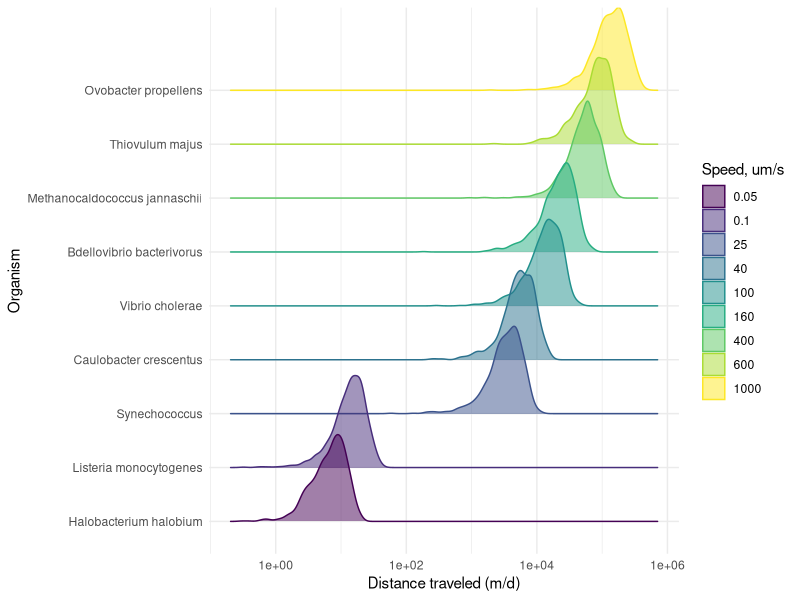
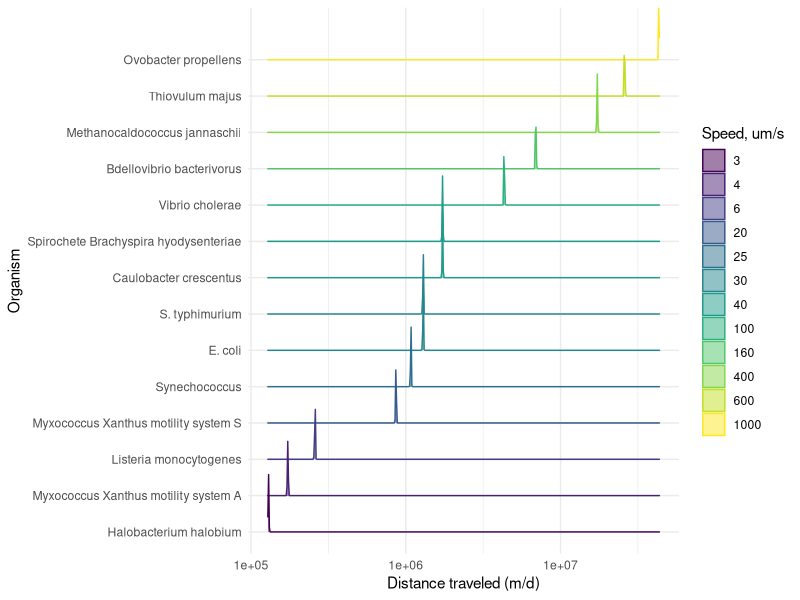
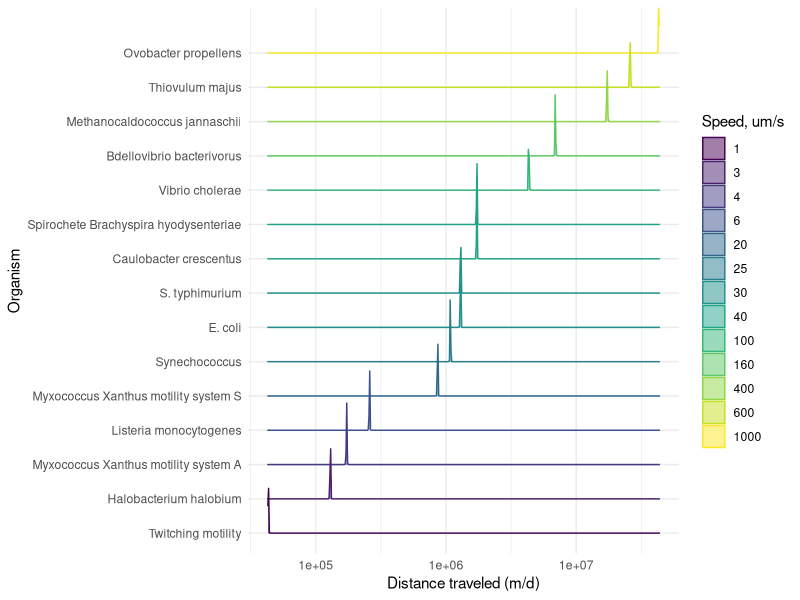
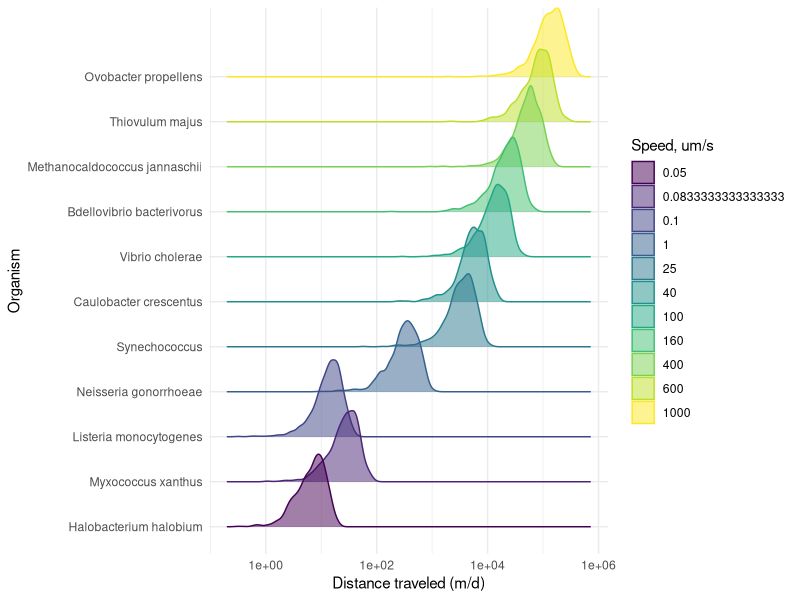

R code for these plots, in order:
library(tidyverse)
library(ggridges)


movements <- read_csv("./movement_rates.csv")

random_distributions <- read_csv(file = "random_movements.csv")
random_distributions_noback <- read_csv(file = "random_movements_noback.csv")
twitching_distributions <- read_csv(file = "twitching_movements.csv")
twitching_distributions_noback <- read_csv(file = "twitching_movements_noback.csv")

random_move_fig <- random_distributions %>% 
  filter(Organism %in% subset(movements, Domain == "Prokaryote")$Organism) %>% 
  mutate(dist_from_center = sqrt((x^2) + (y^2))) %>% 
  arrange(Speed) %>% 
  mutate(Organism = factor(Organism, levels = unique(Organism), ordered = TRUE)) %>% 
  ggplot(aes(x = dist_from_center, color = as.factor(Speed), y = Organism, fill = as.factor(Speed))) + 
  geom_density_ridges(alpha = 0.5) +
  #facet_wrap(~Organism, scales = "free_y")+
  scale_x_log10() +
  theme_minimal() +
  labs(color = "Speed, um/s", fill = "Speed, um/s",
       x = "Distance traveled (m/d)") +
  scale_color_viridis_d() + 
  scale_fill_viridis_d()
random_move_fig


random_twitching_fig <- random_distributions %>% 
  filter(Organism %in% subset(movements, Domain == "Prokaryote")$Organism) %>% 
  bind_rows(twitching_distributions) %>% 
  mutate(dist_from_center = sqrt((x^2) + (y^2))) %>% 
  arrange(Speed) %>% 
  mutate(Organism = factor(Organism, levels = unique(Organism), ordered = TRUE)) %>% 
  ggplot(aes(x = dist_from_center, color = as.factor(Speed), y = Organism, fill = as.factor(Speed))) + 
  geom_density_ridges(alpha = 0.5) +
  #facet_wrap(~Organism, scales = "free_y")+
  scale_x_log10() +
  theme_minimal() +
  labs(color = "Speed, um/s", fill = "Speed, um/s",
       x = "Distance traveled (m/d)") +
  scale_color_viridis_d() + 
  scale_fill_viridis_d()
ggsave(filename = "figure_distances_per_day.pdf", plot = random_twitching_fig, width = 8, height = 6)



random_move_noback_fig <- random_distributions_noback %>% 
  filter(Organism %in% subset(movements, Domain == "Prokaryote")$Organism) %>% 
  mutate(dist_from_center = sqrt((x^2) + (y^2))) %>% 
  arrange(Speed) %>% 
  mutate(Organism = factor(Organism, levels = unique(Organism), ordered = TRUE)) %>% 
  ggplot(aes(x = dist_from_center, color = as.factor(Speed), y = Organism, fill = as.factor(Speed))) + 
  geom_density_ridges(alpha = 0.5) +
  #facet_wrap(~Organism, scales = "free_y")+
  scale_x_log10() +
  theme_minimal() +
  labs(color = "Speed, um/s", fill = "Speed, um/s",
       x = "Distance traveled (m/d)") +
  scale_color_viridis_d() + 
  scale_fill_viridis_d()
random_move_noback_fig


random_twitching_noback_fig <- random_distributions_noback %>% 
  filter(Organism %in% subset(movements, Domain == "Prokaryote")$Organism) %>% 
  bind_rows(twitching_distributions_noback) %>% 
  mutate(dist_from_center = sqrt((x^2) + (y^2))) %>% 
  arrange(Speed) %>% 
  mutate(Organism = factor(Organism, levels = unique(Organism), ordered = TRUE)) %>% 
  ggplot(aes(x = dist_from_center, color = as.factor(Speed), y = Organism, fill = as.factor(Speed))) + 
  geom_density_ridges(alpha = 0.5) +
  #facet_wrap(~Organism, scales = "free_y")+
  scale_x_log10() +
  theme_minimal() +
  labs(color = "Speed, um/s", fill = "Speed, um/s",
       x = "Distance traveled (m/d)") +
  scale_color_viridis_d() + 
  scale_fill_viridis_d()
random_twitching_noback_fig
